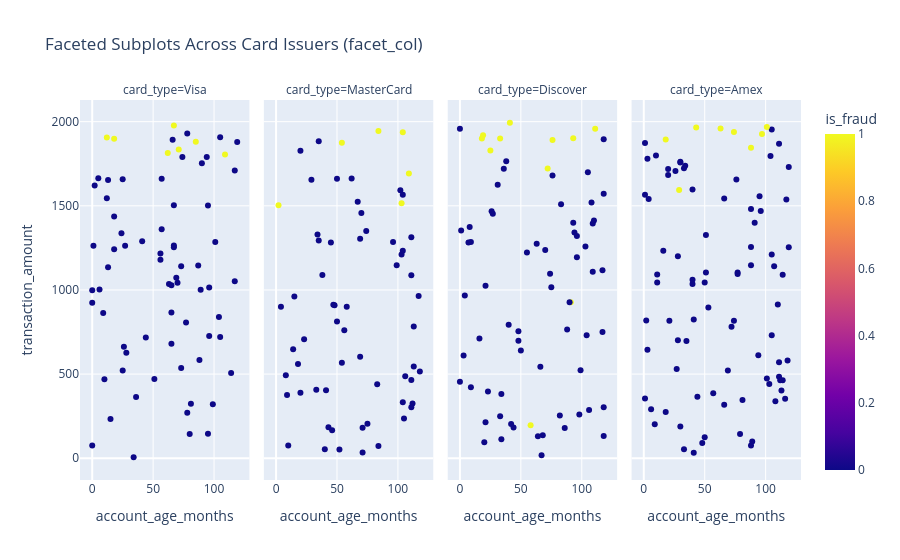

Notebook code cell kept with this figure:
### Markdown cell above
### Dimensional Column Faceting: `facet_col`
**Explanation**: Splits charts across horizontal column subplots by categorical dimension.

**Syntax**: `px.scatter(df, x='age', y='amt', facet_col='region')`

### Code cell
fig = px.scatter(df.head(300), x='account_age_months', y='transaction_amount', color='is_fraud', facet_col='card_type', title='Faceted Subplots Across Card Issuers (facet_col)')
fig.show()
print('px.scatter column faceting generated.')

### Figure 1 — Plotly figure (JSON) as saved in the notebook; plotly's stock layout.template omitted (floating-point values rounded to 4 significant figures)
{"data": [{"hovertemplate": "card_type=Visa<br>account_age_months=%{x}<br>transaction_amount=%{y}<br>is_fraud=%{marker.color}<extra></extra>", "legendgroup": "", "marker": {"color": [0, 0, 0, 0, 1, 0, 0, 0, 0, 0, 0, 0, 0, 0, 0, 0, 0, 0, 0, 0, 0, 0, 0, 0, 0, 0, 0, 0, 0, 0, 0, 1, 0, 0, 0, 1, 1, 0, 1, 0, 0, 1, 0, 0, 0, 0, 0, 0, 0, 0, 0, 0, 0, 0, 0, 0, 0, 0, 0, 0, 1, 0, 0, 0, 0, 0, 0, 0, 0, 0, 0, 0, 0], "coloraxis": "coloraxis", "symbol": "circle"}, "mode": "markers", "name": "", "orientation": "v", "showlegend": false, "x": [56, 67, 36, 65, 109, 87, 99, 114, 96, 57, 94, 90, 70, 77, 119, 28, 25, 12, 13, 2, 24, 104, 44, 69, 0, 80, 6, 74, 26, 18, 65, 18, 73, 95, 18, 85, 62, 27, 71, 67, 41, 67, 9, 25, 56, 10, 88, 78, 63, 15, 65, 96, 73, 78, 66, 1, 95, 34, 57, 13, 12, 101, 5, 0, 51, 117, 67, 89, 81, 105, 105, 117, 0], "xaxis": "x", "y": [1216.0, 1264.0, 363.5, 679.9, 1805.0, 1145.0, 320.6, 507.1, 726.1, 1361.0, 1790.0, 1753.0, 1042.0, 806.3, 1879.0, 627.2, 521.4, 1544.0, 1134.0, 1620.0, 1336.0, 838.8, 717.8, 1072.0, 75.02, 144.3, 1002.0, 1790.0, 662.9, 1243.0, 865.5, 1898.0, 536.5, 1501.0, 1436.0, 1881.0, 1814.0, 1263.0, 1835.0, 1254.0, 1290.0, 1977.0, 863.3, 1658.0, 1180.0, 469.2, 583.9, 1930.0, 1035.0, 233.7, 1028.0, 1015.0, 1141.0, 269.8, 1893.0, 1263.0, 145.1, 5.9, 1661.0, 1654.0, 1906.0, 1286.0, 1664.0, 923.2, 470.2, 1051.0, 1504.0, 1002.0, 324.2, 1908.0, 720.0, 1710.0, 998.0], "yaxis": "y", "type": "scatter"}, {"hovertemplate": "card_type=MasterCard<br>account_age_months=%{x}<br>transaction_amount=%{y}<br>is_fraud=%{marker.color}<extra></extra>", "legendgroup": "", "marker": {"color": [0, 0, 0, 0, 0, 0, 0, 0, 0, 1, 0, 0, 0, 0, 0, 0, 0, 0, 0, 0, 0, 1, 0, 0, 0, 0, 0, 0, 0, 0, 0, 0, 0, 0, 0, 0, 0, 1, 0, 0, 0, 0, 0, 0, 0, 0, 0, 1, 1, 0, 1, 0, 0, 0, 0, 0, 0, 0, 0, 0, 0, 0, 0, 0], "coloraxis": "coloraxis", "symbol": "circle"}, "mode": "markers", "name": "", "orientation": "v", "showlegend": false, "x": [112, 96, 18, 54, 62, 4, 50, 113, 69, 84, 52, 14, 48, 99, 74, 105, 35, 117, 111, 71, 84, 104, 104, 9, 67, 43, 38, 75, 56, 23, 47, 20, 71, 70, 45, 15, 102, 109, 111, 104, 33, 40, 35, 83, 111, 50, 8, 103, 2, 34, 54, 111, 41, 113, 69, 104, 106, 46, 103, 58, 10, 29, 118, 20], "xaxis": "x2", "y": [325.0, 1285.0, 559.9, 567.7, 1662.0, 900.9, 1661.0, 783.5, 1304.0, 1945.0, 51.76, 646.9, 908.9, 1147.0, 1350.0, 235.8, 1884.0, 964.2, 1088.0, 34.86, 73.44, 1938.0, 332.6, 375.4, 1525.0, 184.1, 1090.0, 205.5, 760.4, 707.7, 911.5, 389.2, 181.6, 1458.0, 1282.0, 961.2, 1592.0, 1691.0, 1313.0, 1234.0, 407.3, 53.41, 1294.0, 440.2, 302.8, 812.9, 493.0, 1516.0, 1504.0, 1330.0, 1875.0, 465.6, 403.9, 545.8, 602.8, 1565.0, 486.9, 165.6, 1210.0, 900.7, 75.08, 1654.0, 515.4, 1827.0], "yaxis": "y2", "type": "scatter"}, {"hovertemplate": "card_type=Discover<br>account_age_months=%{x}<br>transaction_amount=%{y}<br>is_fraud=%{marker.color}<extra></extra>", "legendgroup": "", "marker": {"color": [0, 0, 1, 0, 0, 0, 0, 0, 0, 0, 0, 0, 0, 0, 0, 0, 0, 0, 0, 0, 0, 0, 0, 0, 1, 0, 0, 0, 0, 0, 1, 0, 0, 0, 1, 0, 0, 0, 0, 0, 0, 0, 1, 0, 0, 0, 0, 0, 0, 0, 0, 1, 0, 0, 0, 0, 0, 0, 1, 0, 1, 1, 0, 0, 0, 0, 1, 1, 0, 0, 0, 0, 0, 0], "coloraxis": "coloraxis", "symbol": "circle"}, "mode": "markers", "name": "", "orientation": "v", "showlegend": false, "x": [68, 3, 91, 67, 88, 33, 1, 70, 27, 109, 83, 9, 21, 105, 117, 9, 98, 76, 93, 118, 118, 75, 34, 48, 72, 44, 7, 74, 108, 104, 25, 99, 40, 118, 18, 82, 34, 90, 31, 106, 94, 50, 76, 117, 38, 118, 21, 96, 109, 96, 26, 111, 4, 48, 0, 16, 55, 110, 58, 42, 19, 41, 8, 86, 20, 64, 93, 33, 66, 36, 0, 23, 63, 103], "xaxis": "x3", "y": [136.7, 609.8, 927.5, 18.19, 765.4, 249.3, 1353.0, 1237.0, 1454.0, 1395.0, 1509.0, 422.0, 1024.0, 1699.0, 1117.0, 1285.0, 260.7, 1681.0, 1399.0, 131.7, 1571.0, 1016.0, 112.4, 698.3, 1722.0, 182.0, 1283.0, 1096.0, 1519.0, 731.1, 1828.0, 522.8, 792.5, 303.3, 1900.0, 253.3, 381.8, 927.0, 1625.0, 286.6, 1341.0, 640.2, 1892.0, 750.7, 1766.0, 1896.0, 214.0, 1321.0, 1108.0, 1195.0, 1467.0, 1958.0, 967.6, 755.0, 454.0, 710.8, 1223.0, 1413.0, 195.9, 203.1, 1920.0, 1994.0, 1375.0, 180.4, 94.78, 130.7, 1902.0, 1899.0, 543.7, 1720.0, 1958.0, 396.2, 1274.0, 1258.0], "yaxis": "y3", "type": "scatter"}, {"hovertemplate": "card_type=Amex<br>account_age_months=%{x}<br>transaction_amount=%{y}<br>is_fraud=%{marker.color}<extra></extra>", "legendgroup": "", "marker": {"color": [0, 0, 0, 0, 0, 1, 0, 0, 0, 0, 0, 1, 0, 0, 0, 0, 0, 0, 0, 0, 1, 0, 0, 0, 0, 0, 0, 0, 0, 0, 0, 0, 0, 0, 0, 0, 0, 0, 0, 0, 0, 0, 0, 0, 0, 0, 0, 0, 0, 0, 0, 0, 0, 1, 0, 0, 1, 0, 0, 0, 0, 0, 1, 0, 0, 1, 0, 0, 0, 0, 0, 0, 0, 0, 0, 0, 0, 0, 0, 1, 0, 0, 0, 0, 0, 0, 0, 0, 0], "coloraxis": "coloraxis", "symbol": "circle"}, "mode": "markers", "name": "", "orientation": "v", "showlegend": false, "x": [50, 72, 110, 74, 1, 18, 119, 2, 28, 111, 95, 29, 53, 111, 40, 108, 41, 105, 40, 88, 63, 10, 3, 57, 88, 33, 26, 1, 27, 111, 88, 114, 20, 104, 96, 9, 88, 51, 28, 48, 77, 30, 77, 41, 4, 81, 112, 18, 40, 20, 11, 34, 117, 43, 11, 118, 88, 89, 21, 33, 79, 16, 101, 91, 44, 97, 101, 1, 35, 105, 30, 107, 119, 94, 6, 113, 51, 69, 105, 74, 3, 103, 114, 116, 66, 66, 50, 76, 30], "xaxis": "x4", "y": [124.2, 781.6, 913.7, 816.4, 354.7, 1894.0, 1254.0, 819.0, 701.8, 1869.0, 1557.0, 1594.0, 895.1, 570.0, 1597.0, 338.7, 33.01, 1953.0, 1060.0, 1482.0, 1959.0, 1798.0, 1780.0, 385.6, 1147.0, 53.98, 1708.0, 1874.0, 530.8, 483.9, 76.41, 464.1, 1719.0, 1797.0, 1470.0, 201.4, 1255.0, 1103.0, 1200.0, 90.61, 1103.0, 188.0, 1095.0, 824.7, 1541.0, 345.6, 464.0, 274.1, 1036.0, 1683.0, 1044.0, 1738.0, 1538.0, 1965.0, 1092.0, 580.9, 1845.0, 99.48, 817.4, 1723.0, 144.1, 1232.0, 1969.0, 1399.0, 365.4, 1927.0, 473.3, 1566.0, 696.1, 1211.0, 1761.0, 1141.0, 1730.0, 612.7, 291.7, 402.2, 1326.0, 521.8, 731.3, 1938.0, 644.7, 440.7, 1090.0, 354.1, 1544.0, 318.3, 1045.0, 1656.0, 1758.0], "yaxis": "y4", "type": "scatter"}], "layout": {"xaxis": {"anchor": "y", "domain": [0.0, 0.235], "title": {"text": "account_age_months"}}, "yaxis": {"anchor": "x", "domain": [0.0, 1.0], "title": {"text": "transaction_amount"}}, "xaxis2": {"anchor": "y2", "domain": [0.255, 0.49], "matches": "x", "title": {"text": "account_age_months"}}, "yaxis2": {"anchor": "x2", "domain": [0.0, 1.0], "matches": "y", "showticklabels": false}, "xaxis3": {"anchor": "y3", "domain": [0.51, 0.745], "matches": "x", "title": {"text": "account_age_months"}}, "yaxis3": {"anchor": "x3", "domain": [0.0, 1.0], "matches": "y", "showticklabels": false}, "xaxis4": {"anchor": "y4", "domain": [0.765, 1.0], "matches": "x", "title": {"text": "account_age_months"}}, "yaxis4": {"anchor": "x4", "domain": [0.0, 1.0], "matches": "y", "showticklabels": false}, "annotations": [{"font": {}, "showarrow": false, "text": "card_type=Visa", "x": 0.1175, "xanchor": "center", "xref": "paper", "y": 1.0, "yanchor": "bottom", "yref": "paper"}, {"font": {}, "showarrow": false, "text": "card_type=MasterCard", "x": 0.3725, "xanchor": "center", "xref": "paper", "y": 1.0, "yanchor": "bottom", "yref": "paper"}, {"font": {}, "showarrow": false, "text": "card_type=Discover", "x": 0.6275, "xanchor": "center", "xref": "paper", "y": 1.0, "yanchor": "bottom", "yref": "paper"}, {"font": {}, "showarrow": false, "text": "card_type=Amex", "x": 0.8825, "xanchor": "center", "xref": "paper", "y": 1.0, "yanchor": "bottom", "yref": "paper"}], "coloraxis": {"colorbar": {"title": {"text": "is_fraud"}}, "colorscale": [[0.0, "#0d0887"], [0.1111, "#46039f"], [0.2222, "#7201a8"], [0.3333, "#9c179e"], [0.4444, "#bd3786"], [0.5556, "#d8576b"], [0.6667, "#ed7953"], [0.7778, "#fb9f3a"], [0.8889, "#fdca26"], [1.0, "#f0f921"]]}, "legend": {"tracegroupgap": 0}, "title": {"text": "Faceted Subplots Across Card Issuers (facet_col)"}}}
